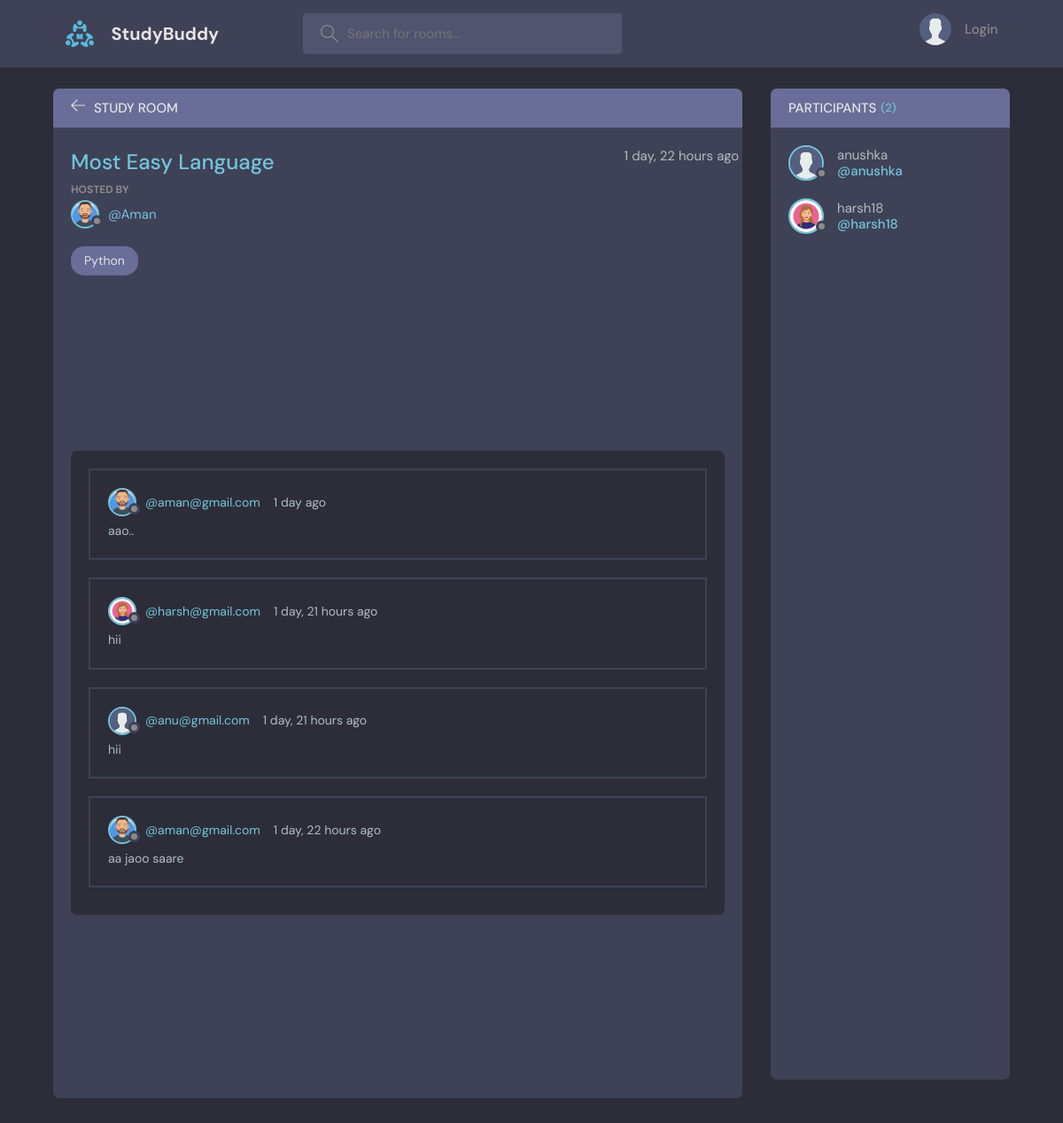
The page /room/1/ on the database its author committed.
### base/models.py (models this page shows, shortened)
class Room(models.Model):
    host = models.ForeignKey(User, on_delete = models.SET_NULL, null = True)
    topic = models.ForeignKey(Topic, on_delete = models.SET_NULL, null = True)
    name = models.CharField(max_length = 200)
    description = models.TextField(null = True, blank = True)
    participants = models.ManyToManyField(User, related_name='participants', blank=True)
    updated = models.DateTimeField(auto_now = True)
    created = models.DateTimeField(auto_now_add = True)
    class Meta:
        ordering = ['-updated', '-created']

class User(AbstractUser):
    name = models.CharField(max_length = 200, null = True)
    email = models.EmailField(unique = True, null = True)
    bio = models.TextField(null = True)
    avatar = models.ImageField(null = True, default = 'avatar.svg')
    USERNAME_FIELD = 'email'
    REQUIRED_FIELDS = []

class Topic(models.Model):
    name = models.CharField(max_length = 200)
    def __str__(self):
        return self.name

class Message(models.Model):
    user = models.ForeignKey(User, on_delete = models.CASCADE)
    room = models.ForeignKey(Room, on_delete = models.CASCADE)
    body = models.TextField()
    updated = models.DateTimeField(auto_now = True)
    created = models.DateTimeField(auto_now_add = True)
    class Meta:
        ordering = ['-updated', '-created']

### base/views.py (the view, shortened to what this page needs)
# urls.py: path('room/<str:pk>/', views.room, name='room'),
def room(request, pk):
    room = Room.objects.get(id = pk)
    room_messages = room.message_set.all()
    participants = room.participants.all()
    context = { 'room' : room,
    'room_messages' : room_messages,
    'participants' : participants }
    return render(request, 'base/room.html', context )

### base/templates/base/room.html (shortened to what this page needs)
{% extends 'main.html' %}
{% block content %}
<main class="profile-page layout layout--2">
  <div class="container">
    <div class="room">
      <div class="room__top">
        <div class="room__topLeft">
          <a href="{% url 'home' %}">
            <svg
              version="1.1"
              xmlns="http://www.w3.org/2000/svg"
              width="32"
              height="32"
              viewBox="0 0 32 32"
            >
              <title>arrow-left</title>
              <path
                d="M13.723 2.286l-13.723 13.714 13.719 13.714 1.616-1.611-10.96-10.96h27.625v-2.286h-27.625l10.965-10.965-1.616-1.607z"
              ></path>
            </svg>
          </a>
          <h3>Study Room</h3>
        </div>
      </div>
      <div class="room__box scroll">
        <div class="room__header ">
          <div class="room__info">
            <h3>{{ room.name }}</h3>
            <span>{{ room.created|timesince}} ago</span>
          </div>
          <div class="room__hosted">
            <p>Hosted By</p>
            <a href="{% url 'user-profile' user.id %}" class="room__author">
              <div class="avatar avatar--small">
                <img src="{{room.host.avatar.url}}" />
              </div>
              <span>@{{room.host.username}}</span>
            </a>
          </div>
          <span class="room__topics">{{room.topic}}</span>
        </div>
        <div class="room__conversation">
          <div class="threads scroll">
            {% for message in room_messages %}
            <div class="thread">
              <div class="thread__top">
                <div class="thread__author">
                  <a
                    href="{% url 'user-profile' message.user.id %}"
                    class="thread__authorInfo"
                  >
                    <div class="avatar avatar--small">
                      <img
                        src="{{message.user.avatar.url}}"
                      />
                    </div>
                    <span>@{{message.user}}</span>
                  </a>
                  <span class="thread__date"
                    >{{message.created|timesince}} ago</span
                  >
                </div>
              </div>
              <div class="thread__details">{{message.body}}</div>
            </div>
            {% endfor %}
          </div>
        </div>
      </div>
    </div>
    <div class="participants">
      <h3 class="participants__top">
        Participants <span>({{participants.count}})</span>
      </h3>
      <div class="participants__list scroll">
        {% for participant in participants %}
        <a href="{% url 'user-profile' participant.id %}" class="participant">
          <div class="avatar avatar--medium">
            <img src="{{participant.avatar.url}}" />
          </div>
          <p>
            {{participant.username}}
            <span>@{{participant.username}}</span>
          </p>
        </a>
        {% endfor %}
      </div>
    </div>
  </div>
</main>
{% endblock content %}

### rows shown on the page
Room: name "Most Easy Language", created "1 day, 22 hours", host.avatar (picture), host.username "Aman", topic "Python"
Message: user.avatar (picture), user "aman@gmail.com", created "1 day", body "aao.."
Message: user.avatar (picture), user "harsh@gmail.com", created "1 day, 21 hours", body "hii"
Message: user.avatar (placeholder picture), user "anu@gmail.com", created "1 day, 21 hours", body "hii"
Message: user.avatar (picture), user "aman@gmail.com", created "1 day, 22 hours", body "aa jaoo saare"
User: avatar (placeholder picture), username "anushka"
User: avatar (picture), username "harsh18"

### other values the page prints
{{ participants.count }} "2"
